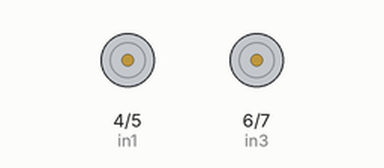
Recording of a sketch running on a simulated Arduino Uno, built with avr-gcc and run on an emulated ATmega328P. Shown: motor-driver pin pairs drawn as motors (green arrow = first pin HIGH = forward, orange = second pin HIGH = backward, longer = more drive, scaled by the enable pin).

Above: at 1.0 s.
At 7.0 s:
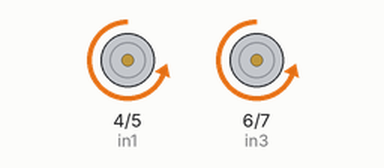
At 10.0 s:
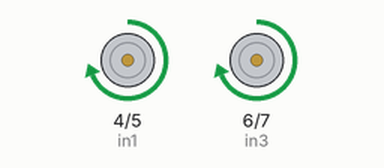
At 18.0 s:
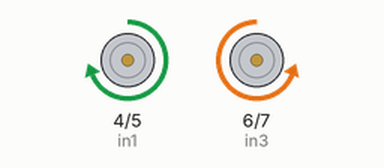
Timing chart, 0 to 19.5 s (numbered marks = the images above):
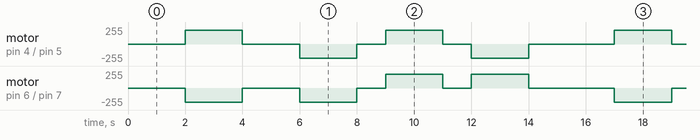

Measured:
- by itself, motor on pin 6 (in3) / pin 7 (in4): repeats every 15.0 s: stopped 2.0 s, backward 210/255 2.0 s, 2 × (stopped 1.0 s, forward 210/255 2.0 s), stopped 3.0 s, backward 210/255 2.0 s
- by itself, motor on pin 4 (in1) / pin 5 (in2): repeats every 15.0 s: stopped 2.0 s, backward 210/255 2.0 s, stopped 1.0 s, forward 210/255 2.0 s, stopped 1.0 s, backward 210/255 2.0 s, stopped 3.0 s, forward 210/255 2.0 s

The sketch:

programmed_move.ino
```cpp
/* Robot Tank part 1: Programmed Move
By The sheep's lab (https://www.youtube.com/@thesheepslab634)
*/

// Motor A Connections
#define enA 9
#define in1 4
#define in2 5
// Motor B Connections
#define enB 10
#define in3 6
#define in4 7

int speed = 210; // MAX speed = 255

void setup() {
  pinMode(enA, OUTPUT);
  pinMode(enB, OUTPUT);
  pinMode(in1, OUTPUT);
  pinMode(in2, OUTPUT);
  pinMode(in3, OUTPUT);
  pinMode(in4, OUTPUT);

  analogWrite(enA, speed);
  analogWrite(enB, speed);
}

void loop() {
  digitalWrite(in1, LOW);
  digitalWrite(in2, LOW);
  digitalWrite(in3, LOW);
  digitalWrite(in4, LOW);
  delay(2000);

  // FORWORD
  digitalWrite(in1, HIGH);
  digitalWrite(in2, LOW);
  digitalWrite(in3, LOW);
  digitalWrite(in4, HIGH);
  delay(2000);

  digitalWrite(in1, LOW);
  digitalWrite(in2, LOW);
  digitalWrite(in3, LOW);
  digitalWrite(in4, LOW);
  delay(2000);

   // LEFT
  digitalWrite(in1, LOW);
  digitalWrite(in2, HIGH);
  digitalWrite(in3, LOW);
  digitalWrite(in4, HIGH);
  delay(2000);

  digitalWrite(in1, LOW);
  digitalWrite(in2, LOW);
  digitalWrite(in3, LOW);
  digitalWrite(in4, LOW);
  delay(1000);

   //RIGHT
  digitalWrite(in1, HIGH);
  digitalWrite(in2, LOW);
  digitalWrite(in3, HIGH);
  digitalWrite(in4, LOW);
  delay(2000);

  digitalWrite(in1, LOW);
  digitalWrite(in2, LOW);
  digitalWrite(in3, LOW);
  digitalWrite(in4, LOW);
  delay(1000);

  //REVERSE
  digitalWrite(in1, LOW);
  digitalWrite(in2, HIGH);
  digitalWrite(in3, HIGH);
  digitalWrite(in4, LOW);
  delay(2000);

  digitalWrite(in1, LOW);
  digitalWrite(in2, LOW);
  digitalWrite(in3, LOW);
  digitalWrite(in4, LOW);
  delay(1000);
}
```
